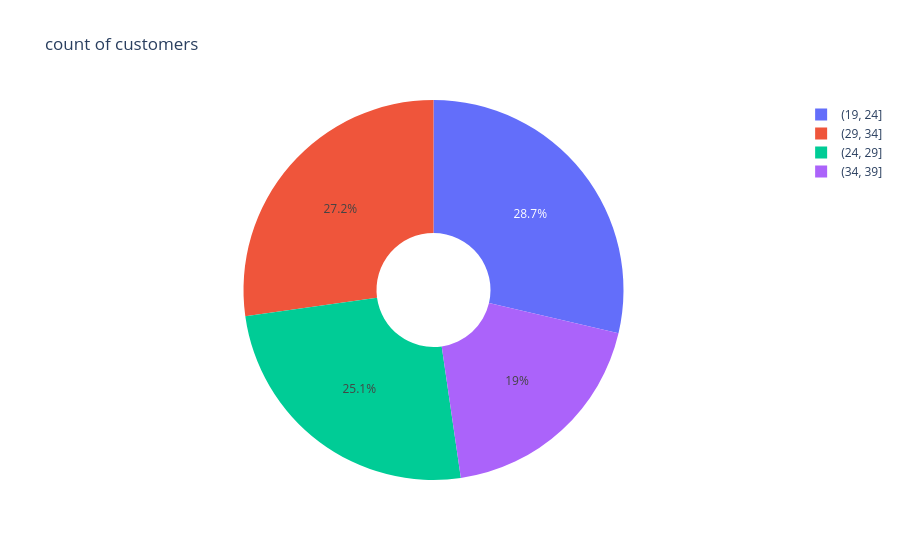

Write notebook code for a chart like this one.
### Code cell
fig = px.pie(data_frame = q3 ,names = 'Age_Range',values = 'count',title = 'count of customers',hole = 0.3)             
fig.show()

### Figure 1 — Plotly figure (JSON) as saved in the notebook; plotly's stock layout.template omitted (floating-point values rounded to 4 significant figures)
{"data": [{"domain": {"x": [0, 1], "y": [0, 1]}, "hole": 0.3, "hovertemplate": "Age_Range=%{label}<br>count=%{value}<extra></extra>", "labels": ["(19, 24]", "(29, 34]", "(24, 29]", "(34, 39]"], "legendgroup": "", "name": "", "showlegend": true, "type": "pie", "values": [137, 130, 120, 91]}], "layout": {"legend": {"tracegroupgap": 0}, "title": {"text": "count of customers"}}}
